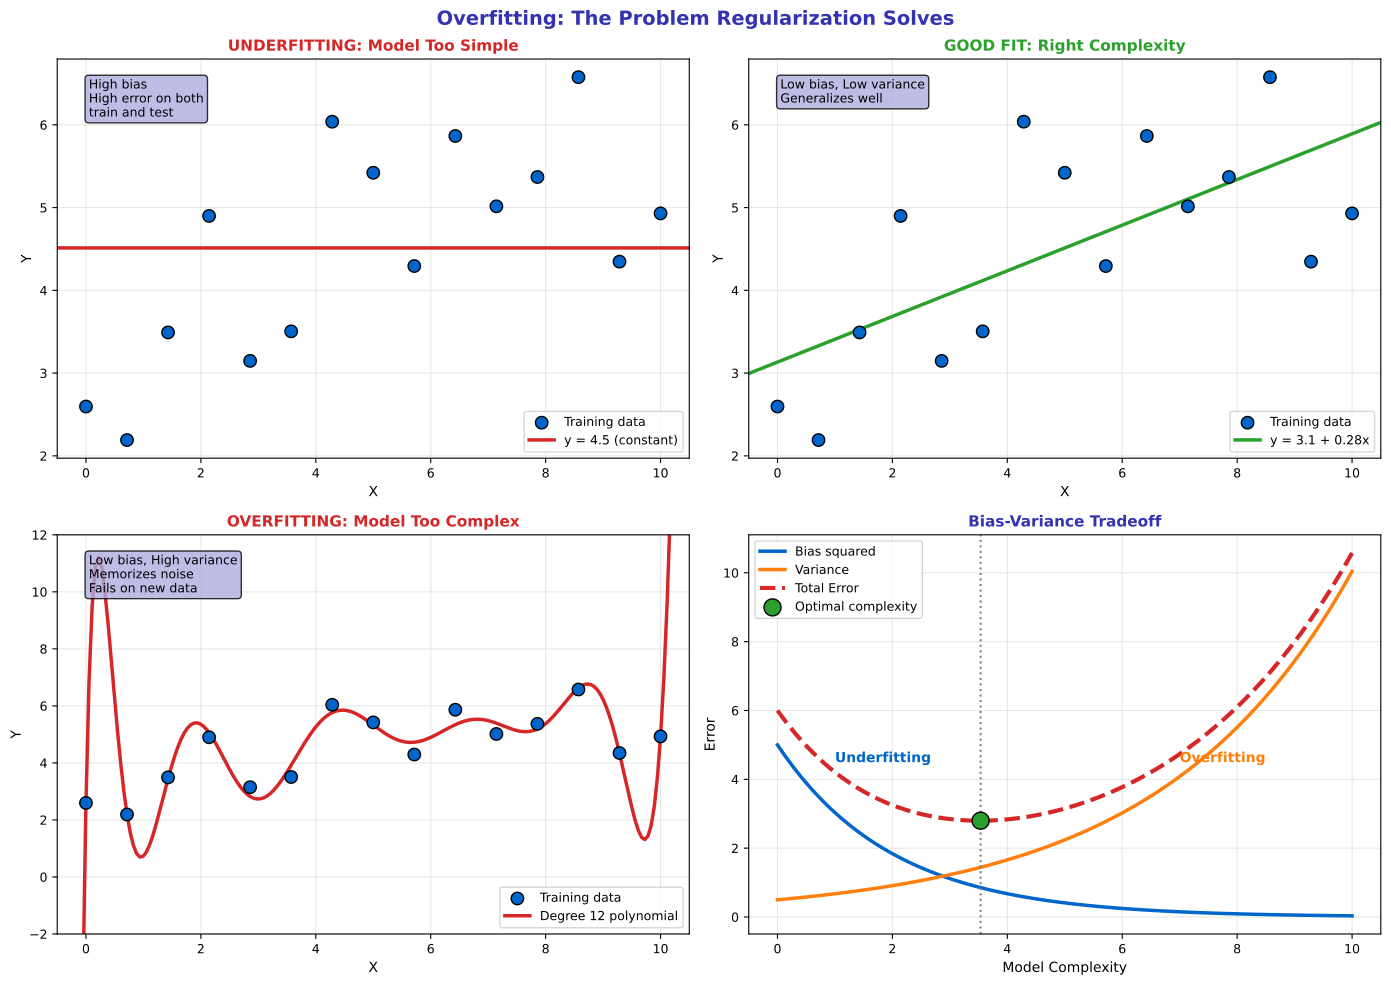

Write the Python code that produced this figure.
"""Overfitting Visual - Why regularization is needed"""
import matplotlib.pyplot as plt
import numpy as np
from pathlib import Path

plt.rcParams.update({
    'font.size': 10,
    'axes.labelsize': 10,
    'axes.titlesize': 11,
    'xtick.labelsize': 9,
    'ytick.labelsize': 9,
    'legend.fontsize': 9,
    'figure.figsize': (10, 6),
    'figure.dpi': 150
})

MLPURPLE = '#3333B2'
MLLAVENDER = '#ADADE0'
MLBLUE = '#0066CC'
MLORANGE = '#FF7F0E'
MLGREEN = '#2CA02C'
MLRED = '#D62728'

np.random.seed(42)

fig, axes = plt.subplots(2, 2, figsize=(14, 10))
fig.suptitle('Overfitting: The Problem Regularization Solves', fontsize=14, fontweight='bold', color=MLPURPLE)

# Generate simple data with noise
n = 15
x = np.linspace(0, 10, n)
y_true = 2 + 0.5 * x  # True linear relationship
y = y_true + np.random.normal(0, 1.2, n)  # Noisy observations

x_plot = np.linspace(-0.5, 10.5, 200)

# Plot 1: Underfitting (too simple)
ax1 = axes[0, 0]
ax1.scatter(x, y, c=MLBLUE, s=80, edgecolors='black', zorder=5, label='Training data')

# Horizontal line (constant model)
ax1.axhline(y.mean(), color=MLRED, linewidth=2.5, label=f'y = {y.mean():.1f} (constant)')

ax1.set_title('UNDERFITTING: Model Too Simple', fontsize=11, fontweight='bold', color=MLRED)
ax1.set_xlabel('X', fontsize=10)
ax1.set_ylabel('Y', fontsize=10)
ax1.legend(fontsize=9)
ax1.grid(alpha=0.3)
ax1.text(0.05, 0.95, 'High bias\nHigh error on both\ntrain and test',
         transform=ax1.transAxes, fontsize=9, va='top',
         bbox=dict(boxstyle='round', facecolor=MLLAVENDER, alpha=0.8))

# Plot 2: Good fit (just right)
ax2 = axes[0, 1]
ax2.scatter(x, y, c=MLBLUE, s=80, edgecolors='black', zorder=5, label='Training data')

# Linear fit
slope = np.sum((x - x.mean()) * (y - y.mean())) / np.sum((x - x.mean())**2)
intercept = y.mean() - slope * x.mean()
ax2.plot(x_plot, intercept + slope * x_plot, color=MLGREEN, linewidth=2.5,
         label=f'y = {intercept:.1f} + {slope:.2f}x')

ax2.set_title('GOOD FIT: Right Complexity', fontsize=11, fontweight='bold', color=MLGREEN)
ax2.set_xlabel('X', fontsize=10)
ax2.set_ylabel('Y', fontsize=10)
ax2.legend(fontsize=9)
ax2.grid(alpha=0.3)
ax2.set_xlim(-0.5, 10.5)
ax2.text(0.05, 0.95, 'Low bias, Low variance\nGeneralizes well',
         transform=ax2.transAxes, fontsize=9, va='top',
         bbox=dict(boxstyle='round', facecolor=MLLAVENDER, alpha=0.8))

# Plot 3: Overfitting (too complex)
ax3 = axes[1, 0]
ax3.scatter(x, y, c=MLBLUE, s=80, edgecolors='black', zorder=5, label='Training data')

# High-degree polynomial (overfits)
degree = 12
coeffs = np.polyfit(x, y, degree)
y_overfit = np.polyval(coeffs, x_plot)

# Clip extreme values for visualization
y_overfit = np.clip(y_overfit, -5, 15)

ax3.plot(x_plot, y_overfit, color=MLRED, linewidth=2.5, label=f'Degree {degree} polynomial')

ax3.set_title('OVERFITTING: Model Too Complex', fontsize=11, fontweight='bold', color=MLRED)
ax3.set_xlabel('X', fontsize=10)
ax3.set_ylabel('Y', fontsize=10)
ax3.legend(fontsize=9)
ax3.grid(alpha=0.3)
ax3.set_xlim(-0.5, 10.5)
ax3.set_ylim(-2, 12)
ax3.text(0.05, 0.95, 'Low bias, High variance\nMemorizes noise\nFails on new data',
         transform=ax3.transAxes, fontsize=9, va='top',
         bbox=dict(boxstyle='round', facecolor=MLLAVENDER, alpha=0.8))

# Plot 4: Bias-Variance tradeoff
ax4 = axes[1, 1]

complexity = np.linspace(0, 10, 100)
bias_squared = 5 * np.exp(-0.5 * complexity)
variance = 0.5 * np.exp(0.3 * complexity)
total_error = bias_squared + variance + 0.5  # + irreducible error

ax4.plot(complexity, bias_squared, color=MLBLUE, linewidth=2.5, label='Bias squared')
ax4.plot(complexity, variance, color=MLORANGE, linewidth=2.5, label='Variance')
ax4.plot(complexity, total_error, color=MLRED, linewidth=3, linestyle='--', label='Total Error')

# Mark optimal
optimal_idx = np.argmin(total_error)
ax4.scatter([complexity[optimal_idx]], [total_error[optimal_idx]], c=MLGREEN, s=150,
            zorder=5, edgecolors='black', label='Optimal complexity')
ax4.axvline(complexity[optimal_idx], color='gray', linestyle=':', linewidth=1.5)

ax4.set_title('Bias-Variance Tradeoff', fontsize=11, fontweight='bold', color=MLPURPLE)
ax4.set_xlabel('Model Complexity', fontsize=10)
ax4.set_ylabel('Error', fontsize=10)
ax4.legend(fontsize=9)
ax4.grid(alpha=0.3)

# Add region labels
ax4.text(1, 4.5, 'Underfitting', fontsize=10, color=MLBLUE, fontweight='bold')
ax4.text(7, 4.5, 'Overfitting', fontsize=10, color=MLORANGE, fontweight='bold')

plt.tight_layout()
plt.savefig(Path(__file__).parent / 'chart.pdf', dpi=300, bbox_inches='tight')
plt.close()
